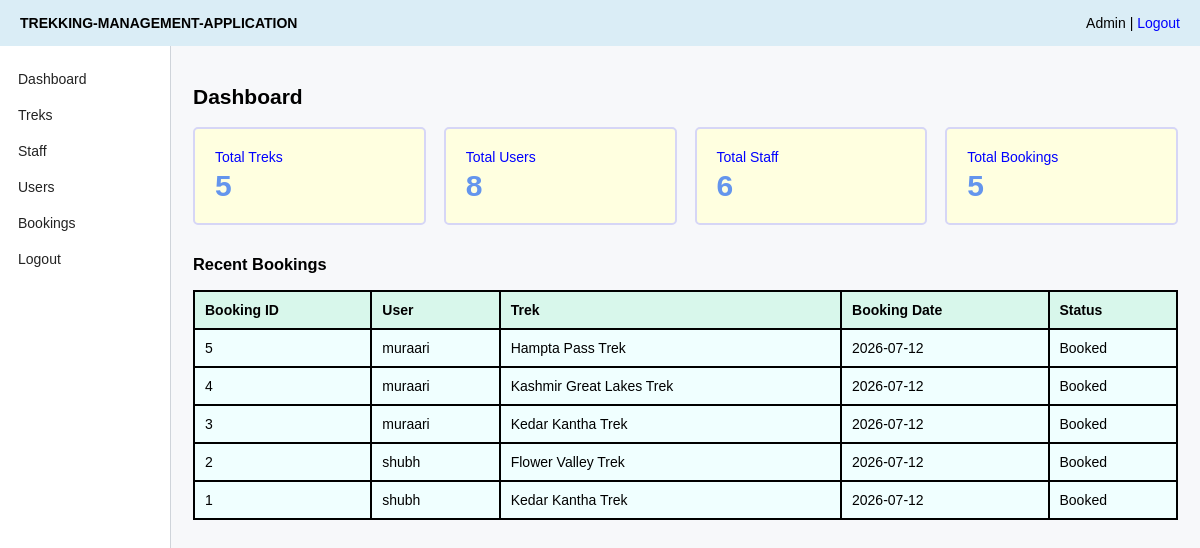
The page /admin (signed in) on the database its author committed.
### application/models.py (models this page shows)
class User(db.Model):
    __tablename__ = "users"
    id = db.Column(db.Integer, primary_key=True)
    name = db.Column(db.String(100), nullable=False)
    email = db.Column(db.String(100), unique = True, nullable=False)
    password = db.Column(db.String(40), nullable=False)
    role = db.Column(db.String(100), nullable=False)
    contact = db.Column(db.String(20))
    approved= db.Column(db.Boolean, default=True)
    blacklisted=db.Column(db.Boolean, default=False)
    bookings = db.relationship('Booking', backref = 'user', lazy = True)
    assigned_treks = db.relationship('Trek', backref = 'user', lazy = True)

class Trek(db.Model):
    __tablename__ = "treks"
    id = db.Column(db.Integer, primary_key = True)
    name = db.Column(db.String(100), nullable = False)
    location = db.Column(db.String(100), nullable = False)
    difficulty = db.Column(db.String(50), nullable = False)
    duration = db.Column(db.Integer, nullable = False)
    available_slots = db.Column(db.Integer, nullable = False)
    assigned_staff_id = db.Column(db.Integer, db.ForeignKey("users.id"))
    status = db.Column(db.String(30), default="open")
    start_date = db.Column(db.String(20))
    end_date = db.Column(db.String(20))
    description = db.Column(db.Text)
    image = db.Column(db.String(200))
    bookings = db.relationship('Booking', backref = 'Trek', lazy = True)

class Booking(db.Model):
    __name__ = "bookings"
    id = db.Column(db.Integer, primary_key = True)
    user_id = db.Column(db.Integer, db.ForeignKey("users.id"), nullable = False)
    trek_id = db.Column(db.Integer, db.ForeignKey("treks.id"), nullable=False)
    booking_date = db.Column(db.String(20), nullable = False)
    status = db.Column(db.String(50), default = "Booked")
    payment_status = db.Column(db.String(30), default = "Paid")

### application/controllers.py (the view)
@app.route("/admin")
def admin_dashboard():
    if session.get("role") != "Admin":
        return redirect ("/login")
    metrics = {
        "treks":Trek.query.count(),
        "users":User.query.filter_by(role="user").count(),
        "staff":User.query.filter_by(role="staff").count(),
        "bookings":Booking.query.count(),
    }
    recent_bookings = Booking.query.order_by(Booking.id.desc()).limit(5).all()
    booking_rows=[]
    for booking in recent_bookings:
        user = User.query.get(booking.user_id)
        trek = Trek.query.get(booking.trek_id)
        booking_rows.append({
            "id":booking.id,
            "user_name":user.name,
            "trek_name":trek.name,
            "booking_date":booking.booking_date,
            "status":booking.status,
        })
    return render_template("admin_dashboard.html", totals=metrics, bookings=booking_rows)

### templates/admin_dashboard.html
{% extends "base.html" %}
{% block content %}
<h2>Dashboard</h2>
<div class="cards">
    <div class="card">Total Treks <h3>{{ totals.treks }}</h3></div>
    <div class="card">Total Users <h3>{{ totals.users }}</h3></div>
    <div class="card">Total Staff <h3>{{ totals.staff }}</h3></div>
    <div class="card">Total Bookings <h3>{{ totals.bookings }}</h3></div>
</div>
<h3>Recent Bookings</h3>
<table>
    <tr><th>Booking ID</th><th>User</th><th>Trek</th><th>Booking Date</th><th>Status</th></tr>
    {% for b in bookings %}
    <tr><td>{{ b.id }}</td><td>{{ b.user_name }}</td><td>{{ b.trek_name }}</td><td>{{ b.booking_date }}</td><td>{{ b.status}}</td></tr>
    {% endfor %}
</table>
{% endblock %}

### static/style.css (style rules this page uses)
table { width: 100%; border-collapse: collapse; background: azure; }
th, td { border: 2px solid; padding: 10px; text-align: left; }
th { background-color:rgb(216, 247, 235) ; }
.cards { display: grid; grid-template-columns: repeat(4, 1fr); gap: 18px; margin-bottom: 30px; }
.card { border: 2px solid rgb(214, 214, 246); background: lightyellow; padding: 20px; border-radius: 5px; color: blue;font: bolder; }
.card h3 { margin: 4px 0 0; font-size: 30px; color: cornflowerblue; }
body { font-family: Arial, sans-serif; background: #f7f8fa; margin: 0; font-size: 14px; }

### rows shown on the page
User: user_name "muraari" "muraari" "muraari"
Trek: trek_name "Hampta Pass Trek"
Booking: booking_date "2026-07-12", status "Booked"
Trek: trek_name "Kashmir Great Lakes Trek"
Booking: booking_date "2026-07-12", status "Booked"
Trek: trek_name "Kedar Kantha Trek" "Kedar Kantha Trek"
Booking: booking_date "2026-07-12", status "Booked"
User: user_name "shubh" "shubh"
Trek: trek_name "Flower Valley Trek"
Booking: booking_date "2026-07-12", status "Booked"
Booking: booking_date "2026-07-12", status "Booked"

### other values the page prints
{{ session.get('name') }} "Admin"
{{ totals.treks }} "5"
{{ totals.users }} "8"
{{ totals.staff }} "6"
{{ totals.bookings }} "5"
{{ b.id }} "5" "4" "3" "2" "1"
